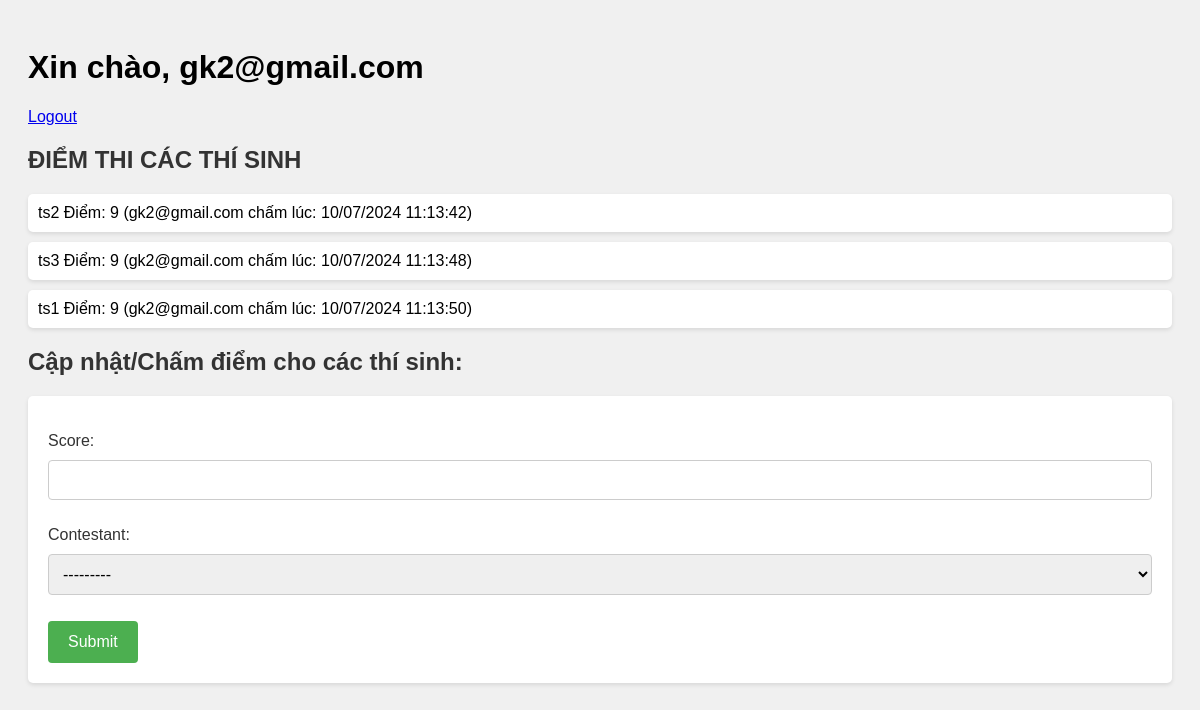
Page /user_home/ (signed in) on the committed database.
### vote_app2/models.py (models this page shows, shortened)
class CustomUser(AbstractBaseUser, PermissionsMixin):
    email = models.EmailField(unique=True)
    full_name = models.CharField(max_length=255)
    otp = models.CharField(max_length=6, blank=True, null=True)
    is_verified = models.BooleanField(default=False)
    is_staff = models.BooleanField(default=False)
    is_active = models.BooleanField(default=True)
    last_login = models.DateTimeField(blank=True, null=True)
    username = models.CharField(max_length=150, unique=True, default='')
    groups = models.ManyToManyField(Group, related_name='customuser_set', blank=True)
    user_permissions = models.ManyToManyField(Permission, related_name='customuser_set', blank=True)
    USERNAME_FIELD = 'email'
    REQUIRED_FIELDS = ['full_name']
    objects = CustomUserManager()
    def __str__(self):
        return self.email

class Score(models.Model):
    user = models.ForeignKey(CustomUser, on_delete=models.CASCADE, related_name='scores')
    contestant = models.ForeignKey(Contestant, on_delete=models.CASCADE, related_name='scores')
    score = models.IntegerField()
    timestamp = models.DateTimeField(default=timezone.now)

class Contestant(AbstractBaseUser, PermissionsMixin):
    email = models.EmailField(unique=True)
    full_name = models.CharField(max_length=255)
    date_of_birth = models.DateField()
    is_verified = models.BooleanField(default=False)
    groups = models.ManyToManyField(Group, related_name='contestant_set', blank=True)
    user_permissions = models.ManyToManyField(Permission, related_name='contestant_set', blank=True)
    USERNAME_FIELD = 'email'
    REQUIRED_FIELDS = ['full_name', 'date_of_birth']
    objects = ContestantManager()
    def __str__(self):
        return self.email

### vote_app2/views.py (the view)
# urls.py: path('user_home/', views.home_view, name='user_home'), #trang của giám khảo
@login_required
def home_view(request):
    user = request.user
    assignments = Assignment.objects.filter(user=user)
    assigned_contestants = [assignment.contestant for assignment in assignments]
    print(assigned_contestants)
    if request.method == 'POST':
        form = ScoreForm(request.POST, user=request.user)
        if form.is_valid():
            print('form valid')
            form.save(commit=True)  # Save the form data to the database
            score = form.cleaned_data['score']
            contestant = form.cleaned_data['contestant']
            scores = Score.objects.filter(user=user, contestant=contestant)
            if scores.exists():
                score_obj = scores.first()
                score_obj.score = score
                score_obj.save()
            else:
                Score.objects.create(user=user, contestant=contestant, score=score)
    else:
        form = ScoreForm(initial={'user': request.user.pk}, assigned_contestants=assigned_contestants)  # Initialize form with user pk
    user_scores = {}
    for contestant in assigned_contestants:
        scores = Score.objects.filter(user=user, contestant=contestant)
        user_scores[contestant.id] = scores.last() if scores.exists() else None
    return render(request, 'vote_app2/user_home.html', {'form': form, 'contestants': assigned_contestants, 'user_scores': user_scores, 'user': user})

### vote_app2/forms.py (shortened to what this page needs)
class ScoreForm(forms.ModelForm):
    class Meta:
        model = Score
        fields = ['score', 'user', 'contestant']
        widgets = {
            'user': forms.HiddenInput(),  # Hide the user field in the form
        }
    def __init__(self, *args, user=None, assigned_contestants=None, **kwargs):
        super().__init__(*args, **kwargs)
        self.fields['user'].initial = user.pk if user else None
        if user:
            assigned_contestants = Assignment.objects.filter(user=user).values_list('contestant', flat=True) #tra ve list IDs of the contestants gan voi user cu the.
            self.fields['contestant'].queryset = Contestant.objects.filter(id__in=assigned_contestants) #loc cac id trong contestant cho scoreform
        elif (assigned_contestants is not None):
            self.fields['contestant'].queryset = Contestant.objects.filter(email__in=assigned_contestants)

### vote_app2/templatetags/custom_filters.py (called while the page is built)
@register.filter
def localtime(value):
    if value is None:
        return ''
    local_time = timezone.localtime(value)
    return local_time.strftime('%d/%m/%Y %H:%M:%S')

### vote_app2/templates/vote_app2/user_home.html (shortened to what this page needs)
{% load custom_filters %}
<!DOCTYPE html>
<html lang="en">
    <head>
        {% load static %}
        <link rel="stylesheet" href="{% static 'vote_app2/css/home.css' %}">
    </head>
    <body>
        <h1>Xin chào, {{user}}</h1> <a href="{%url 'vote_app2:login'%}">Logout</a>
        <h2>ĐIỂM THI CÁC THÍ SINH</h2>
        <ul>
            {% for contestant_id, score_obj in user_scores.items %}
                <li>
                    {{ score_obj.contestant.full_name }}
                    Điểm: {{ score_obj.score }}
                    ({{user}} chấm lúc: {{ score_obj.timestamp|localtime }})
                </li>
            {% empty %}
                <li>- No scores available</li>
            {% endfor %}
        </ul>
        <h2>Cập nhật/Chấm điểm cho các thí sinh:</h2>
        <form method="post">
            {{ form.as_p }}
            <button type="submit">Submit</button>
        </form>
    </body>
</html>

### vote_app2/static/vote_app2/css/home.css (style rules this page uses)
body { font-family: Arial, sans-serif; background-color: #f0f0f0; padding: 20px; }
h2 { color: #333; }
ul { list-style-type: none; padding: 0; }
ul li { margin-bottom: 10px; background-color: #fff; padding: 10px; border-radius: 5px; box-shadow: 0 2px 4px rgba(0, 0, 0, 0.1); }
form { background-color: #fff; padding: 20px; border-radius: 5px; box-shadow: 0 2px 4px rgba(0, 0, 0, 0.1); }
form label { display: block; margin-bottom: 10px; color: #333; }
form input[type="text"], form input[type="number"], form select { width: 100%; padding: 10px; font-size: 16px; border: 1px solid #ccc; border-radius: 4px; box-sizing: border-box; margin-bottom: 10px; }
form button { background-color: #4CAF50; color: white; padding: 12px 20px; border: none; border-radius: 4px; cursor: pointer; font-size: 16px; }

### rows in the picture
CustomUser: email "gk2@gmail.com"
Score: contestant.full_name "ts2", score "9", timestamp "10/07/2024 11:13:42"
Score: contestant.full_name "ts3", score "9", timestamp "10/07/2024 11:13:48"
Score: contestant.full_name "ts1", score "9", timestamp "10/07/2024 11:13:50"
